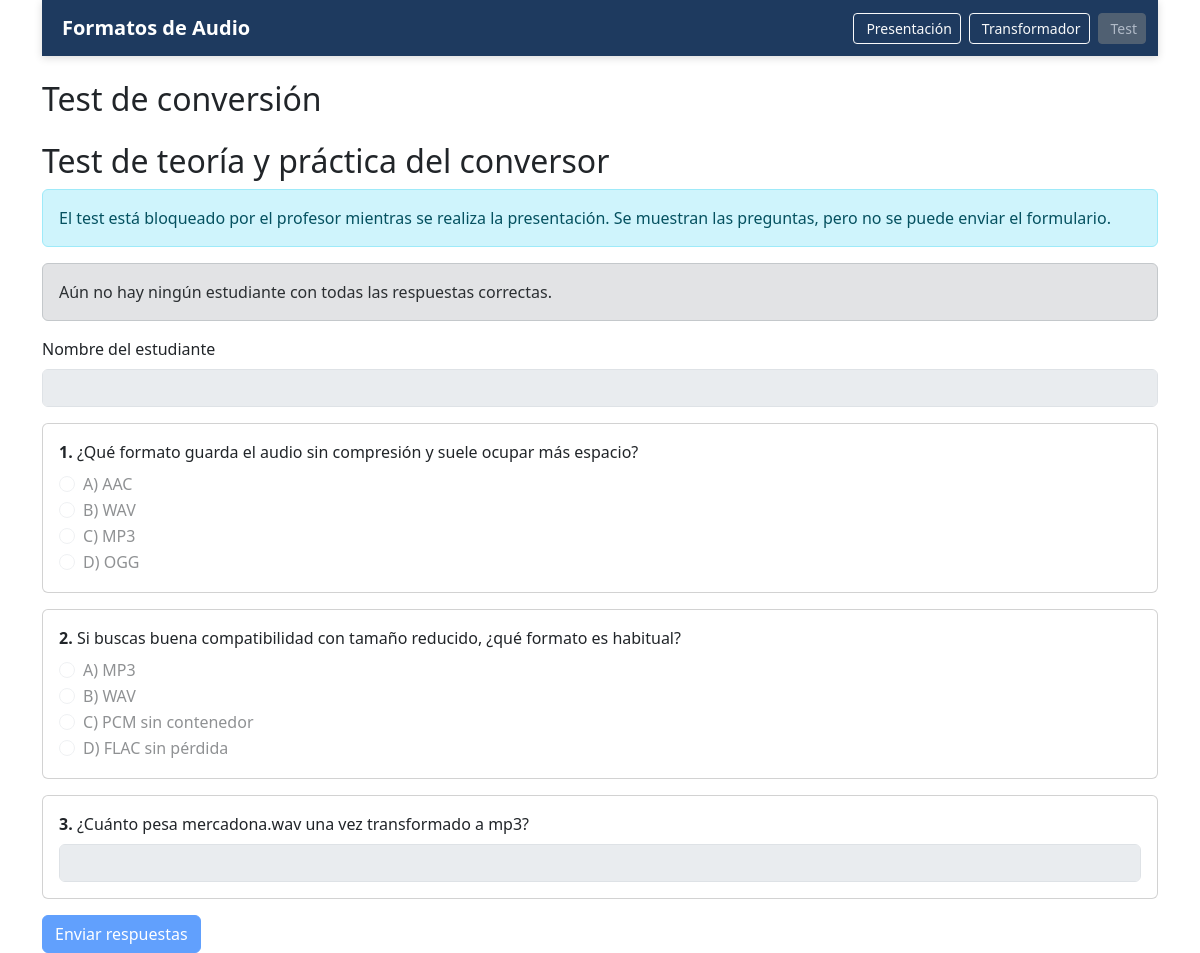
The app's page /test.php, older data.
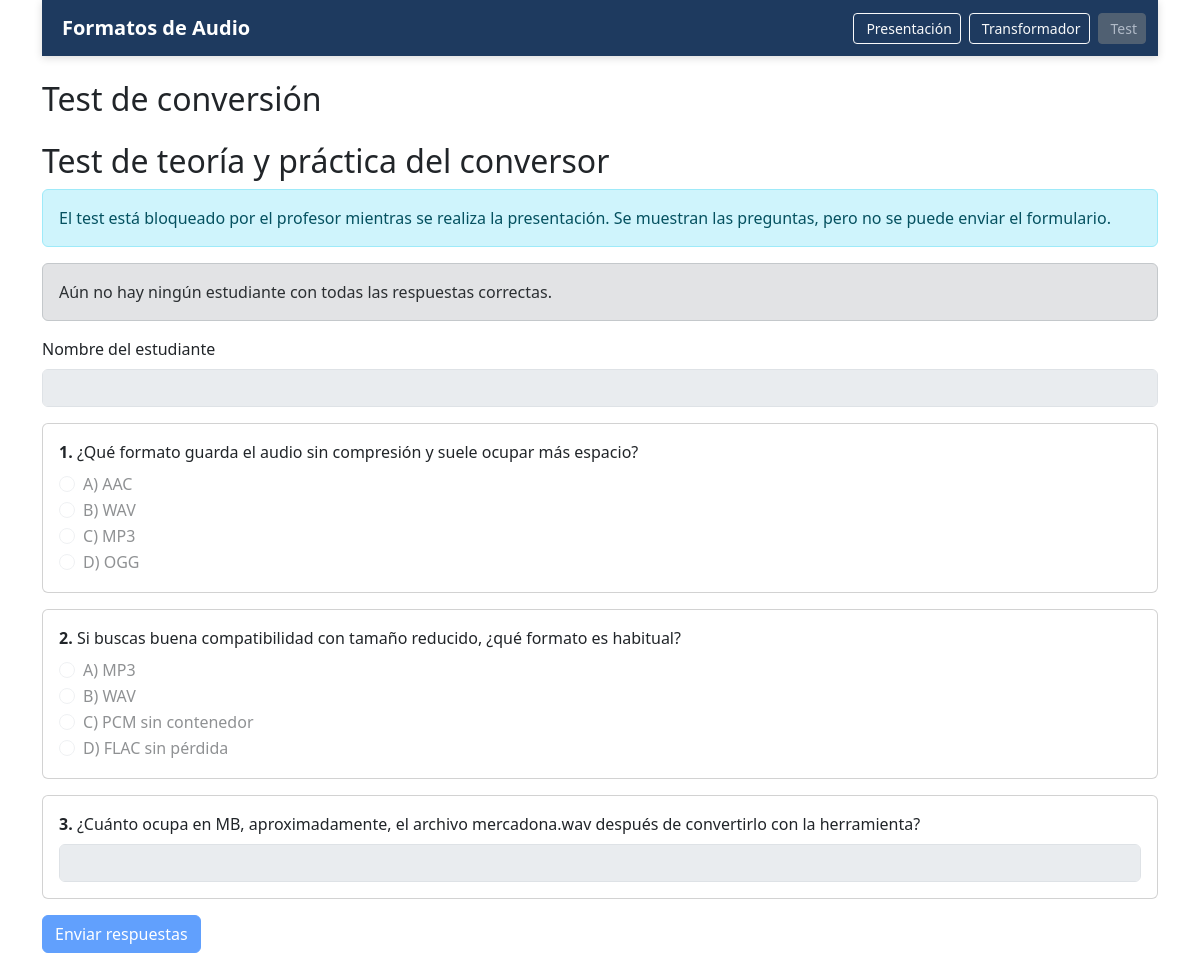
The same page, newer data.
### tables this page shows
CREATE TABLE app_settings (
  id INT NOT NULL AUTO_INCREMENT,
  setting_key VARCHAR(80) NOT NULL,
  setting_value VARCHAR(255) NOT NULL,
  updated_at TIMESTAMP NOT NULL DEFAULT CURRENT_TIMESTAMP ON UPDATE CURRENT_TIMESTAMP,
  PRIMARY KEY (id),
  UNIQUE KEY uniq_setting_key (setting_key)
);

CREATE TABLE test_questions (
  id INT NOT NULL AUTO_INCREMENT,
  question_text VARCHAR(255) NOT NULL,
  question_type ENUM('multiple_choice', 'open_text') NOT NULL DEFAULT 'multiple_choice',
  option_a VARCHAR(255) NULL,
  option_b VARCHAR(255) NULL,
  option_c VARCHAR(255) NULL,
  option_d VARCHAR(255) NULL,
  correct_option CHAR(1) NULL,
  correct_text VARCHAR(255) NULL,
  PRIMARY KEY (id)
);

### src/lib.php (called while the page is built, shortened)
<?php
function isTestEnabled(?mysqli $mysqli): bool
{
    $query = "SELECT setting_value FROM app_settings WHERE setting_key = 'test_enabled' LIMIT 1";
    $result = $mysqli->query($query);
    $row = $result->fetch_assoc();
    return isset($row['setting_value']) && (int) $row['setting_value'] === 1;
}
function normalizePotentialMojibake(string $text): string
{
    if ($text === '') {
        return $text;
    }
    if (!preg_match('/(?:Ã.|Â.)/u', $text)) {
        return $text;
    }
    $normalized = mb_convert_encoding($text, 'UTF-8', 'ISO-8859-1');
    return is_string($normalized) ? $normalized : $text;
}

### src/test.php (the view, shortened to what this page needs)
<!DOCTYPE html>
<html>
<head>
  <link href="https://cdn.jsdelivr.net/npm/bootstrap@5.3.2/dist/css/bootstrap.min.css" rel="stylesheet">
</head>
<body class="container">
<?php include 'header.php'; ?>
<h2 class="mt-4">Test de conversión</h2>
<?php
require_once __DIR__ . '/lib.php';
$dbError = null;
$questions = [];
$firstPerfect = null;
$mysqli = connectDatabase();
$testEnabled = isTestEnabled($mysqli);
if ($mysqli) {
    $result = $mysqli->query('SELECT id, question_text, question_type, option_a, option_b, option_c, option_d, correct_option, correct_text FROM test_questions ORDER BY id ASC');
    if ($result) {
        while ($row = $result->fetch_assoc()) {
            $row['question_text'] = normalizePotentialMojibake((string) ($row['question_text'] ?? ''));
            foreach (['option_a', 'option_b', 'option_c', 'option_d'] as $optionField) {
                $row[$optionField] = normalizePotentialMojibake((string) ($row[$optionField] ?? ''));
            }
            $questions[] = $row;
        }
    } else {
        $dbError = 'Error al cargar las preguntas del test.';
    }
    $winnerQuery = $mysqli->query('SELECT student_name, created_at FROM test_attempts WHERE all_correct = 1 ORDER BY created_at ASC, id ASC LIMIT 1');
    if ($winnerQuery) {
        $firstPerfect = $winnerQuery->fetch_assoc() ?: null;
    }
}
?>
<h2 class="mt-4">Test de teoría y práctica del conversor</h2>
<?php if ($dbError): ?>
    <div class="alert alert-danger"><?= htmlspecialchars($dbError, ENT_QUOTES, 'UTF-8') ?></div>
<?php elseif (empty($questions)): ?>
    <div class="alert alert-warning">No hay preguntas configuradas en la base de datos.</div>
<?php else: ?>
    <?php if (!$testEnabled): ?>
        <div class="alert alert-info">
            El test está bloqueado por el profesor mientras se realiza la presentación. Se muestran las preguntas, pero no se puede enviar el formulario.
        </div>
    <?php endif; ?>
    <?php if ($firstPerfect): ?>
        <div class="alert alert-success">
            <strong>Primer estudiante con puntuación perfecta:</strong>
            <?= htmlspecialchars($firstPerfect['student_name'], ENT_QUOTES, 'UTF-8') ?>
            (<?= htmlspecialchars($firstPerfect['created_at'], ENT_QUOTES, 'UTF-8') ?>)
        </div>
    <?php else: ?>
        <div class="alert alert-secondary">Aún no hay ningún estudiante con todas las respuestas correctas.</div>
    <?php endif; ?>
    <form method="POST" class="mt-3">
        <div class="mb-3">
            <label for="student_name" class="form-label">Nombre del estudiante</label>
            <input type="text" id="student_name" name="student_name" class="form-control" required <?= $testEnabled ? '' : 'disabled' ?>>
        </div>
        <?php foreach ($questions as $index => $question): ?>
            <div class="card mb-3">
                <div class="card-body">
                    <p class="mb-2"><strong><?= ($index + 1) ?>.</strong> <?= htmlspecialchars($question['question_text'], ENT_QUOTES, 'UTF-8') ?></p>
                    <?php if ($question['question_type'] === 'open_text'): ?>
                        <input
                            type="text"
                            class="form-control"
                            name="q_<?= (int) $question['id'] ?>"
                            id="q<?= (int) $question['id'] ?>"
                            required <?= $testEnabled ? '' : 'disabled' ?>
                        >
                    <?php else: ?>
                        <?php foreach (['a', 'b', 'c', 'd'] as $letter): ?>
                            <?php $field = 'option_' . $letter; ?>
                            <div class="form-check">
                                <input class="form-check-input" type="radio" name="q_<?= (int) $question['id'] ?>" id="q<?= (int) $question['id'] . $letter ?>" value="<?= strtoupper($letter) ?>" required <?= $testEnabled ? '' : 'disabled' ?>>
                                <label class="form-check-label" for="q<?= (int) $question['id'] . $letter ?>">
                                    <?= strtoupper($letter) ?>) <?= htmlspecialchars($question[$field], ENT_QUOTES, 'UTF-8') ?>
                                </label>
                            </div>
                        <?php endforeach; ?>
                    <?php endif; ?>
                </div>
            </div>
        <?php endforeach; ?>
        <button type="submit" name="submit_quiz" value="1" class="btn btn-primary" <?= $testEnabled ? '' : 'disabled' ?>>Enviar respuestas</button>
    </form>
<?php endif; ?>
</body>
</html>

### src/header.php (shortened to what this page needs)
<?php
require_once __DIR__ . '/lib.php';
$mysqliHeader = connectDatabase();
$testEnabled = isTestEnabled($mysqliHeader);
?>
<nav class="navbar navbar-expand-lg navbar-dark sticky-top" style="background-color:#1e3a5f; box-shadow: 0 2px 8px rgba(0,0,0,0.15);">
  <div class="container">
    <span class="navbar-brand fw-bold">
      <i class="fa-solid fa-music me-2"></i>Formatos de Audio
    </span>
    <div class="collapse navbar-collapse">
      <ul class="navbar-nav ms-auto gap-2">
        <li class="nav-item">
          <a href="presentacion.php" class="btn btn-sm btn-outline-light">
            <i class="fa-solid fa-file-audio me-1"></i>Presentación
          </a>
        </li>
        <li class="nav-item">
          <a href="transformador.php" class="btn btn-sm btn-outline-light">
            <i class="fa-solid fa-sliders me-1"></i>Transformador
          </a>
        </li>
        <li class="nav-item">
          <?php if ($testEnabled): ?>
            <a href="test.php" class="btn btn-sm btn-success">
              <i class="fa-solid fa-circle-check me-1"></i>Test
            </a>
          <?php else: ?>
            <button class="btn btn-sm btn-secondary" disabled title="Disponible al terminar la presentación">
              <i class="fa-solid fa-lock me-1"></i>Test
            </button>
          <?php endif; ?>
        </li>
      </ul>
    </div>
  </div>
</nav>

Row changes from the older to the newer data that the page shows:
changed test_questions: question_text "¿Cuánto pesa mercadona.wav una vez transformado a mp3?" → "¿Cuánto ocupa en MB, aproximadamente, el archivo mercadona.wav después de convertirlo con la herramienta?"
